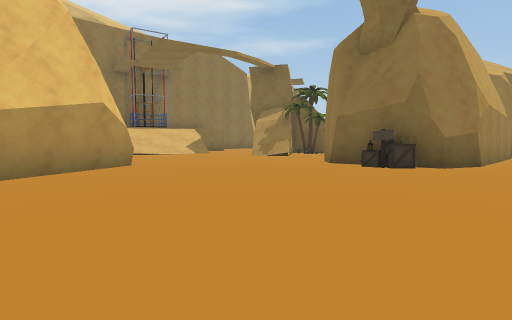
view 1 (above)

24 first-person views from a walk through a 3-D level made in the Unity game engine. The camera is 1.2 m above the floor, tilts 4° down and sees 80° across. The floor is counted in squares, 2 m on a side. Each view is taken from the middle of a square. On the plan, view 1 faces up. The plan holds only what a view shows up to about 9 squares ahead; the rest is blank. The place goes on beyond the plan. Some animated figures are left out. Some surface patterns are stand-ins.

view 2
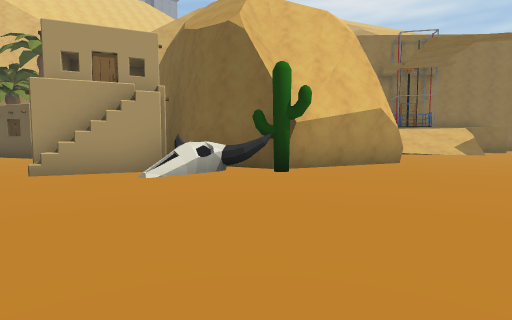

view 3
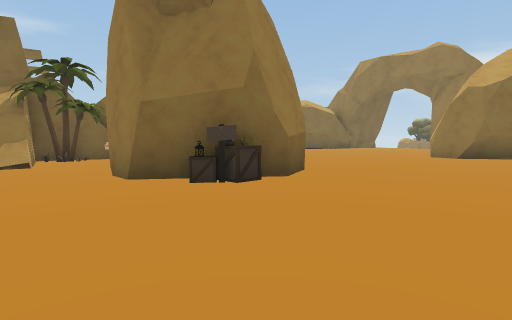

view 4
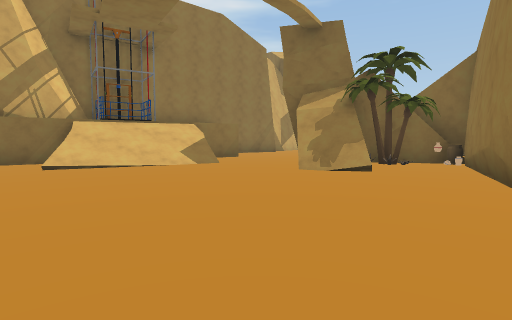

view 5
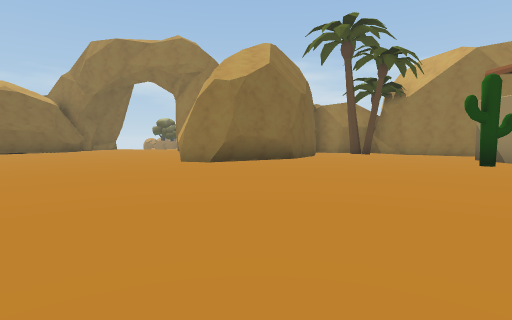

view 6
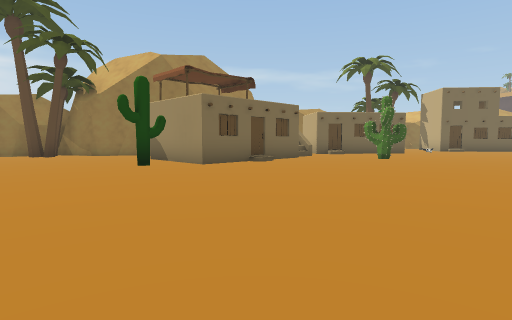

view 7
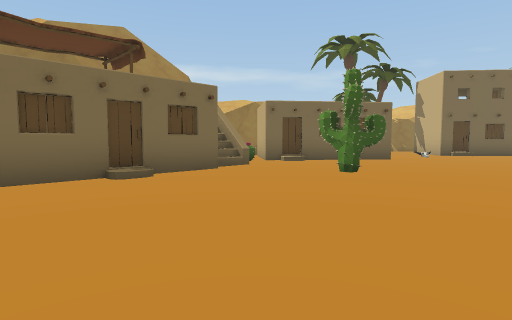

view 8
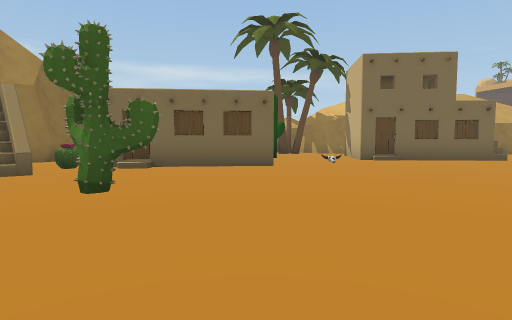

view 9
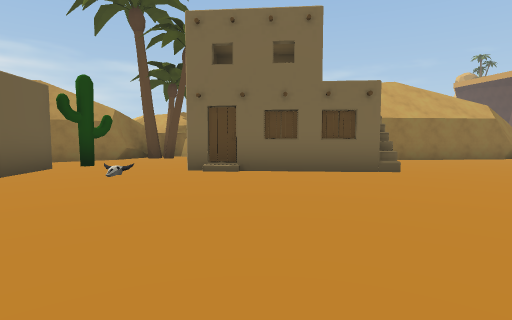

view 10
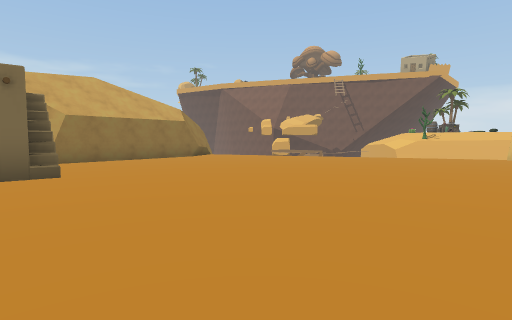

view 11
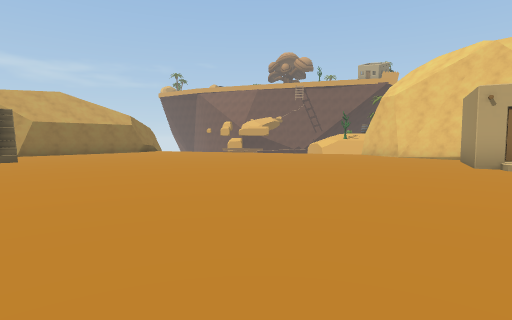

view 12
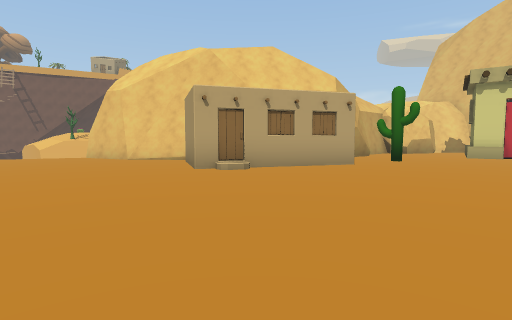

view 13
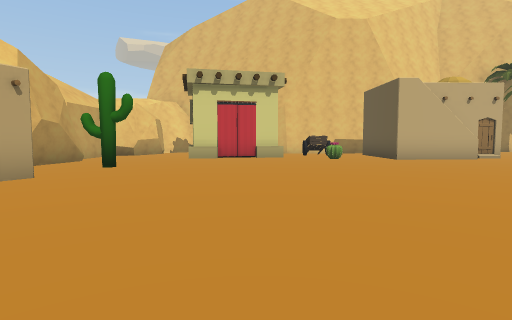

view 14
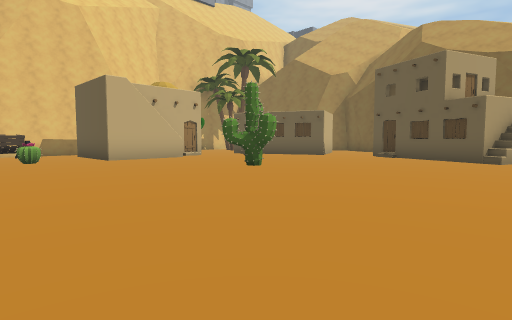

view 15
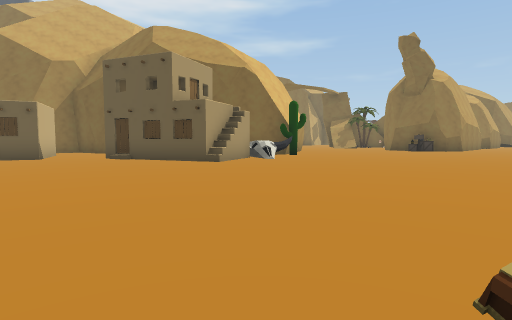

view 16
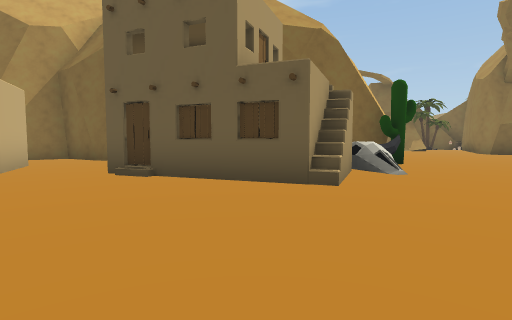

view 17
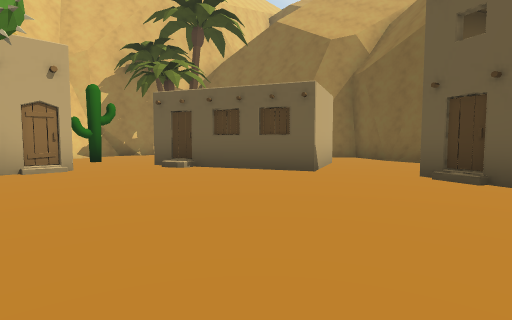

view 18
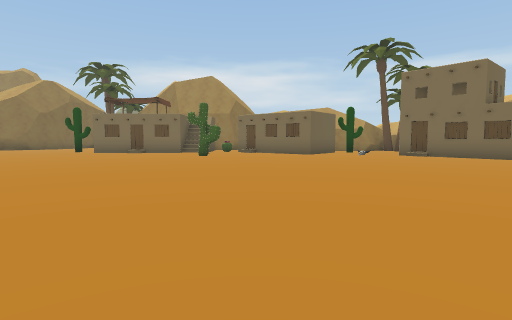

view 19
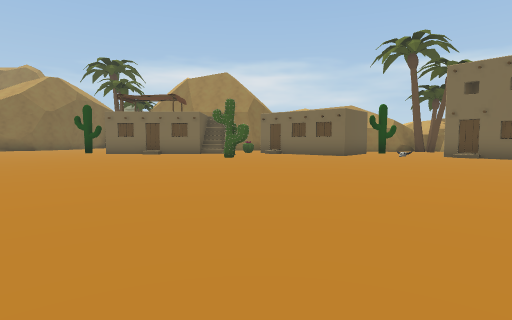

view 20
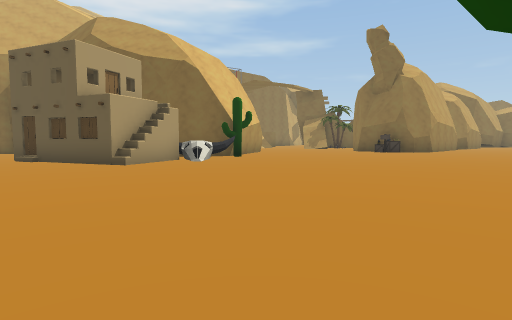

view 21
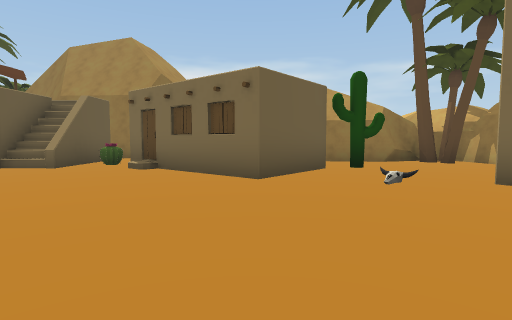

view 22
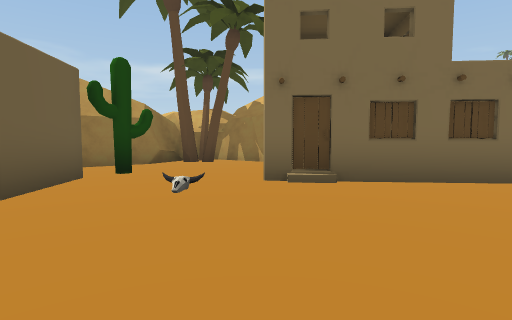

view 23
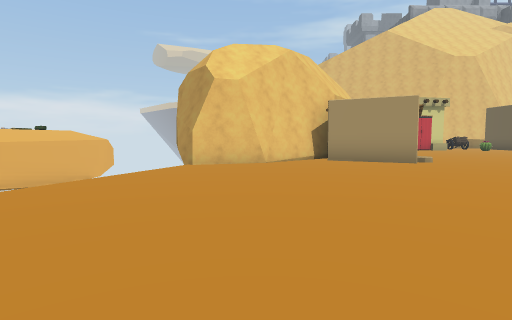

view 24
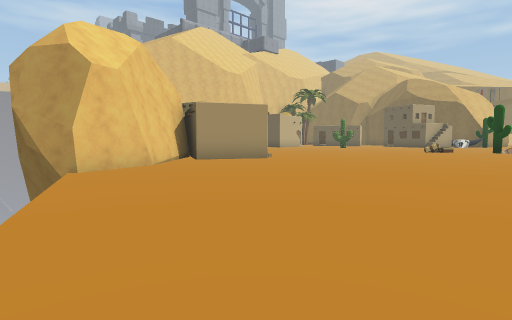

### Floor plan
Key: @ floor where view 1 was taken; # wall or solid block; x gap in a wall; . main floor; : floor 2.25 m higher than the main floor; + floor 3 m higher than the main floor; * floor 3.25 m higher than the main floor; / step, stairs or slope; O other object.
Columns run from 14 left of view 1 to 13 right of it. Each row starts with its distance up from view 1.
 14        ##///..O#O
 13        #:#///./OO##
 12        #////../#OOO
 11         .//...//..#      ..
 10          ........##     ...
  9          .......##  ## ....
  8            .....## ##......
  7            #....O###.......
  6           ##....OO#......##
  5  ####     #......O.......##
  4  ...#######..............##
  3   ... ###OO...............#
  2 ###..  O#O.................
  1   O..OO#O...................
  0 OO......O.....@.............
 -1 ........................O...
 -2 ................ ....../...
 -3 ................ ....../x
 -4 O...O..................*+#
 -5 O....................../OO
 -6 #...........O........../
 -7 ..........O..........O./O#.#
 -8 O......... .............O..#
 -9 .......................#O#
-10 .......................O
-11 ......................O
-12 O......................#
-13 ..O....................O.#
-14 ....#O...................#
-15 ### O #O............#O...##
-16       ##...........O  #..O#
-17       #............OO# .###
-18       #............ ##
-19       ##............#
-20        #...........##
-21        #x .........#
-22             ...  .##

Positions as (right, up) in squares from view 1, and headings:
1: (0, 0), facing up
2: (0, -1), facing up-left
3: (0, 3), facing up-right
4: (-1, 5), facing up
5: (3, 4), facing right
6: (3, 2), facing down-right
7: (4, -2), facing down-right
8: (3, -6), facing down-right
9: (2, -11), facing down-right
10: (1, -12), facing down
11: (-2, -9), facing down
12: (-3, -10), facing down-left
13: (-5, -10), facing left
14: (-5, -9), facing up-left
15: (-5, -8), facing up
16: (-7, -4), facing up
17: (-8, -4), facing up-left
18: (-4, -9), facing right
19: (-3, -8), facing right
20: (-3, -7), facing up
21: (3, -11), facing right
22: (4, -11), facing down-right
23: (1, -19), facing left
24: (0, -22), facing up-left
